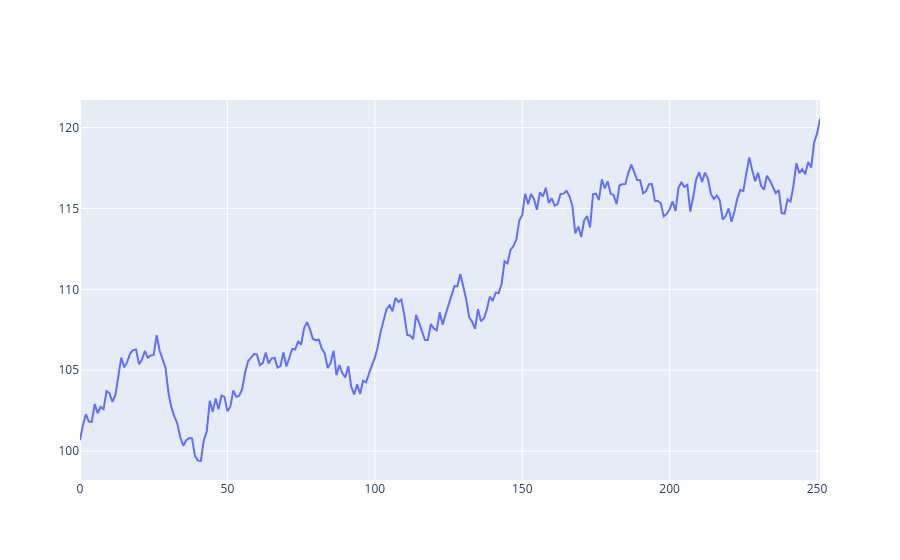

Write notebook code for a chart like this one.
### Code cell
s0 = 100.0
mu = 0.1
sigma = 0.1
days = 252
dt = 1/days

daily_returns = np.random.normal(
    (mu - 0.5 * sigma**2) * dt,
    sigma * np.sqrt(dt),
    size =days
)

price_path = s0 * np.exp(np.cumsum(daily_returns))
fig_eq = go.Figure()
fig_eq.add_trace(go.Scatter(y=price_path,mode='lines',name='Close'))
fig_eq.show()

### Figure 1 — Plotly figure (JSON) as saved in the notebook; plotly's stock layout.template omitted (floating-point values rounded to 4 significant figures; data arrays with more than 128 entries replaced by an {"elided": "..."} marker saying what was removed)
{"data": [{"mode": "lines", "name": "Close", "type": "scatter", "y": {"elided": "252 float values"}}], "layout": {}}
